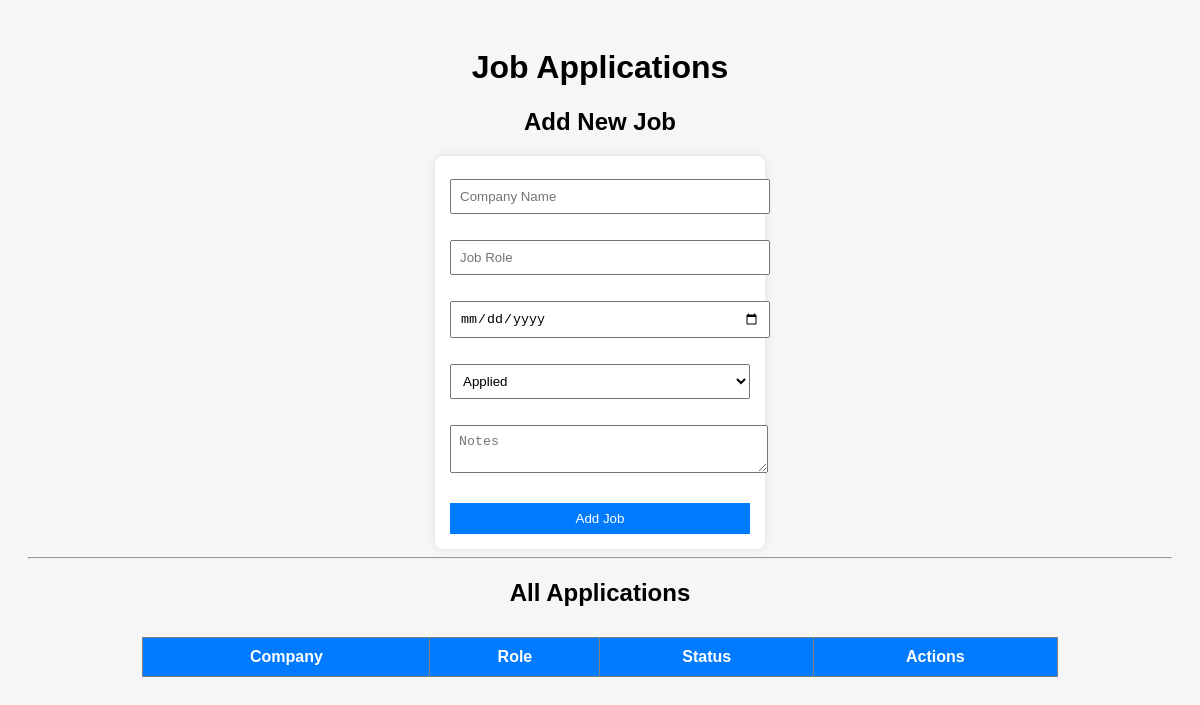
The app's page /api/job_list/, older data.
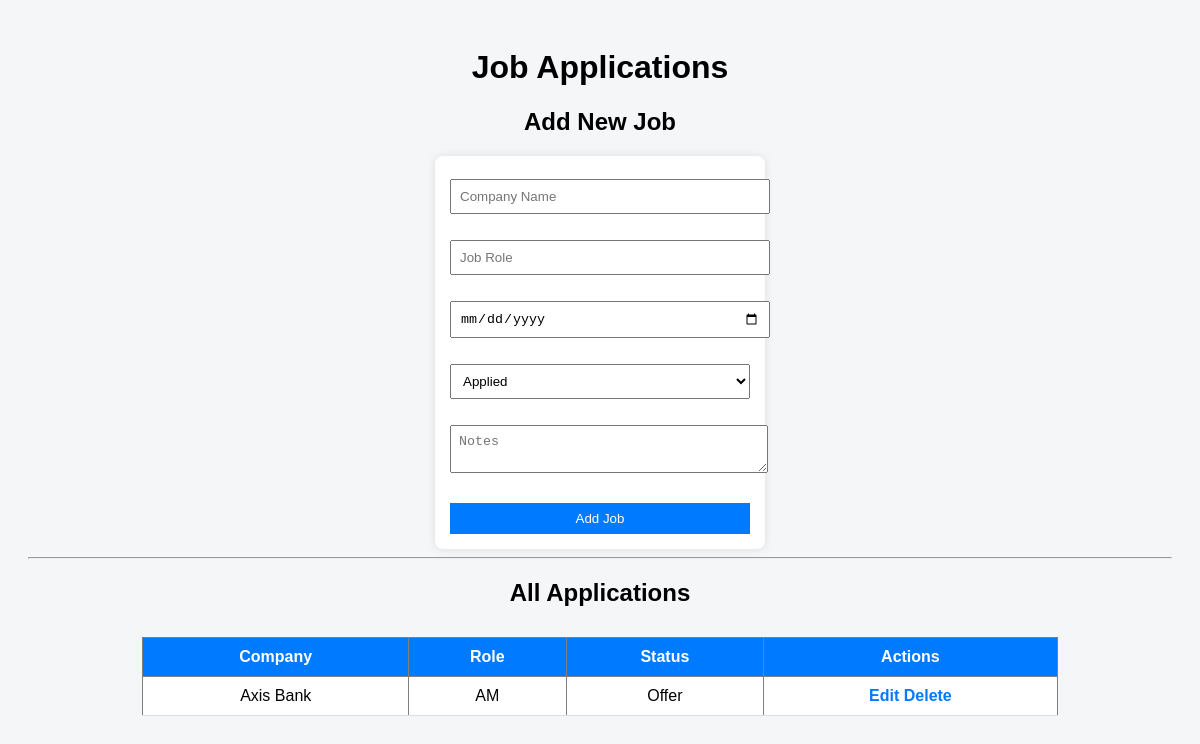
The same page, newer data.
### tracker/models.py (models this page shows, shortened)
class JobApplication(models.Model):
    STATUS_CHOICES = [
        ('Applied', 'Applied'),
        ('Interview', 'Interview'),
        ('Rejected', 'Rejected'),
        ('Offer', 'Offer'),
    ]
    company_name = models.CharField(max_length=100)
    job_role = models.CharField(max_length=100)
    application_date = models.DateField()
    status = models.CharField(max_length=20, choices=STATUS_CHOICES, default='Applied')
    notes = models.TextField(blank=True, null=True)
    created_at = models.DateTimeField(auto_now_add=True)

### tracker/views.py (the view, shortened to what this page needs)
# urls.py: path('job_list/',views.job_list_view, name='job_list'),
def job_list_view(request):
    jobs = JobApplication.objects.all()
    return render(request, 'job_list.html', {'jobs':jobs})

### jobflow/templates/job_list.html (shortened to what this page needs)
{% load static %}
<!DOCTYPE html>
<html>
<head>
    <link rel="stylesheet" href="{% static 'style.css' %}">
</head>
<body>
    <h1>Job Applications</h1>
    <h2>Add New Job</h2>
    <form method="POST">
        <input type="text" name="company_name" placeholder="Company Name" required><br><br>
        <input type="text" name="job_role" placeholder="Job Role" required><br><br>
        <input type="date" name="application_date" required><br><br>
        <select name="status">
            <option value="Applied">Applied</option>
        </select><br><br>
        <textarea name="notes" placeholder="Notes"></textarea><br><br>
        <button type="submit">Add Job</button>
    </form>
    <hr>
    <h2>All Applications</h2>
    <table border="1">
        <thead>
            <tr>
                <th>Company</th>
                <th>Role</th>
                <th>Status</th>
                <th>Actions</th>
            </tr>
        </thead>
        <tbody>
            {% for job in jobs %}
            <tr>
                <td>{{ job.company_name }}</td>
                <td>{{ job.job_role }}</td>
                <td>{{ job.status }}</td>
                <td>
                    <a href="{% url 'edit_job' job.id %}">Edit</a>
                    <a href="{% url 'delete_job' job.id %}" onclick="return confirm('Are you sure you want to delete?')">
    Delete
</a>
                </td>
            </tr>
            {% endfor %}
        </tbody>
    </table>
</body>
</html>

Row changes from the older to the newer data that the page shows:
added JobApplication: company_name "Axis Bank", job_role "AM", status "Offer"
